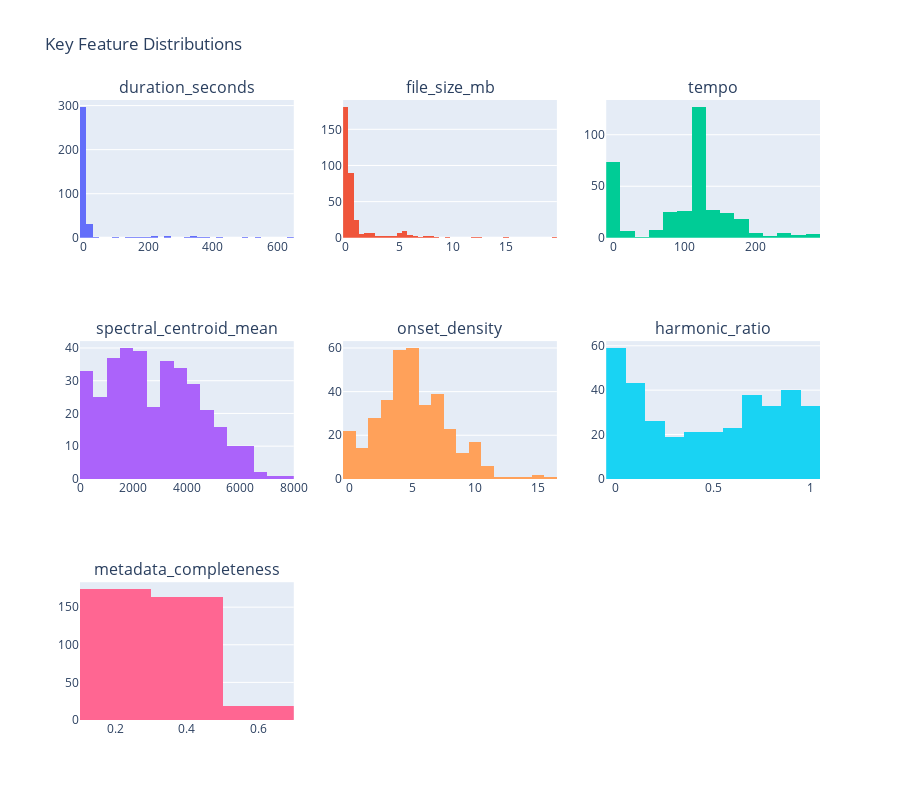

The notebook cell saved with this chart:
### Code cell
# Key feature distributions
key_features = ['duration_seconds', 'file_size_mb', 'tempo', 'spectral_centroid_mean', 
                'onset_density', 'harmonic_ratio', 'metadata_completeness']

fig = make_subplots(rows=3, cols=3, 
                    subplot_titles=[f for f in key_features if f in numeric_cols][:9])

for i, feature in enumerate([f for f in key_features if f in numeric_cols][:9]):
    row = i // 3 + 1
    col = i % 3 + 1
    
    values = df_features_clean[feature].dropna()
    fig.add_trace(
        go.Histogram(x=values, name=feature, showlegend=False),
        row=row, col=col
    )

fig.update_layout(height=800, title_text="Key Feature Distributions")
fig.show()

### Figure 1 — Plotly figure (JSON) as saved in the notebook; plotly's stock layout.template omitted (floating-point values rounded to 4 significant figures; data arrays with more than 128 entries replaced by an {"elided": "..."} marker saying what was removed)
{"data": [{"name": "duration_seconds", "showlegend": false, "type": "histogram", "x": {"elided": "356 float values"}, "xaxis": "x", "yaxis": "y"}, {"name": "file_size_mb", "showlegend": false, "type": "histogram", "x": {"elided": "356 float values"}, "xaxis": "x2", "yaxis": "y2"}, {"name": "tempo", "showlegend": false, "type": "histogram", "x": {"elided": "356 float values"}, "xaxis": "x3", "yaxis": "y3"}, {"name": "spectral_centroid_mean", "showlegend": false, "type": "histogram", "x": {"elided": "356 float values"}, "xaxis": "x4", "yaxis": "y4"}, {"name": "onset_density", "showlegend": false, "type": "histogram", "x": {"elided": "356 float values"}, "xaxis": "x5", "yaxis": "y5"}, {"name": "harmonic_ratio", "showlegend": false, "type": "histogram", "x": {"elided": "356 float values"}, "xaxis": "x6", "yaxis": "y6"}, {"name": "metadata_completeness", "showlegend": false, "type": "histogram", "x": {"elided": "356 float values"}, "xaxis": "x7", "yaxis": "y7"}], "layout": {"annotations": [{"font": {"size": 16}, "showarrow": false, "text": "duration_seconds", "x": 0.1444, "xanchor": "center", "xref": "paper", "y": 1, "yanchor": "bottom", "yref": "paper"}, {"font": {"size": 16}, "showarrow": false, "text": "file_size_mb", "x": 0.5, "xanchor": "center", "xref": "paper", "y": 1, "yanchor": "bottom", "yref": "paper"}, {"font": {"size": 16}, "showarrow": false, "text": "tempo", "x": 0.8556, "xanchor": "center", "xref": "paper", "y": 1, "yanchor": "bottom", "yref": "paper"}, {"font": {"size": 16}, "showarrow": false, "text": "spectral_centroid_mean", "x": 0.1444, "xanchor": "center", "xref": "paper", "y": 0.6111, "yanchor": "bottom", "yref": "paper"}, {"font": {"size": 16}, "showarrow": false, "text": "onset_density", "x": 0.5, "xanchor": "center", "xref": "paper", "y": 0.6111, "yanchor": "bottom", "yref": "paper"}, {"font": {"size": 16}, "showarrow": false, "text": "harmonic_ratio", "x": 0.8556, "xanchor": "center", "xref": "paper", "y": 0.6111, "yanchor": "bottom", "yref": "paper"}, {"font": {"size": 16}, "showarrow": false, "text": "metadata_completeness", "x": 0.1444, "xanchor": "center", "xref": "paper", "y": 0.2222, "yanchor": "bottom", "yref": "paper"}], "height": 800, "title": {"text": "Key Feature Distributions"}, "xaxis": {"anchor": "y", "domain": [0, 0.2889]}, "xaxis2": {"anchor": "y2", "domain": [0.3556, 0.6444]}, "xaxis3": {"anchor": "y3", "domain": [0.7111, 1]}, "xaxis4": {"anchor": "y4", "domain": [0, 0.2889]}, "xaxis5": {"anchor": "y5", "domain": [0.3556, 0.6444]}, "xaxis6": {"anchor": "y6", "domain": [0.7111, 1]}, "xaxis7": {"anchor": "y7", "domain": [0, 0.2889]}, "xaxis8": {"anchor": "y8", "domain": [0.3556, 0.6444]}, "xaxis9": {"anchor": "y9", "domain": [0.7111, 1]}, "yaxis": {"anchor": "x", "domain": [0.7778, 1]}, "yaxis2": {"anchor": "x2", "domain": [0.7778, 1]}, "yaxis3": {"anchor": "x3", "domain": [0.7778, 1]}, "yaxis4": {"anchor": "x4", "domain": [0.3889, 0.6111]}, "yaxis5": {"anchor": "x5", "domain": [0.3889, 0.6111]}, "yaxis6": {"anchor": "x6", "domain": [0.3889, 0.6111]}, "yaxis7": {"anchor": "x7", "domain": [0, 0.2222]}, "yaxis8": {"anchor": "x8", "domain": [0, 0.2222]}, "yaxis9": {"anchor": "x9", "domain": [0, 0.2222]}}}
